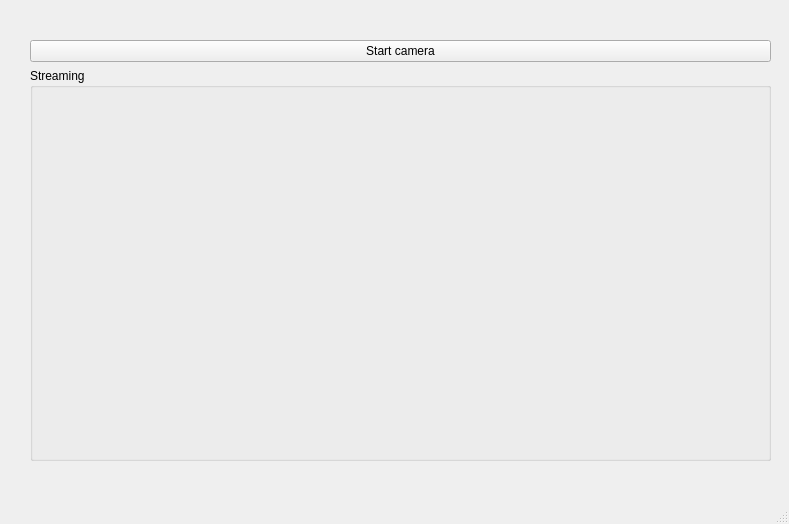
<?xml version="1.0" encoding="UTF-8"?>
<ui version="4.0">
 <class>MainWindow</class>
 <widget class="QMainWindow" name="MainWindow">
  <property name="geometry">
   <rect>
    <x>0</x>
    <y>0</y>
    <width>789</width>
    <height>524</height>
   </rect>
  </property>
  <property name="windowTitle">
   <string>MainWindow</string>
  </property>
  <widget class="QWidget" name="centralwidget">
   <widget class="QWidget" name="verticalLayoutWidget">
    <property name="geometry">
     <rect>
      <x>30</x>
      <y>40</y>
      <width>741</width>
      <height>421</height>
     </rect>
    </property>
    <layout class="QVBoxLayout" name="verticalLayout">
     <item>
      <widget class="QPushButton" name="startButton">
       <property name="text">
        <string>Start camera</string>
       </property>
      </widget>
     </item>
     <item>
      <widget class="QGroupBox" name="groupBox">
       <property name="title">
        <string>Streaming</string>
       </property>
       <widget class="QWidget" name="widget" native="true">
        <property name="geometry">
         <rect>
          <x>10</x>
          <y>20</y>
          <width>721</width>
          <height>361</height>
         </rect>
        </property>
       </widget>
      </widget>
     </item>
    </layout>
   </widget>
  </widget>
  <widget class="QMenuBar" name="menubar">
   <property name="geometry">
    <rect>
     <x>0</x>
     <y>0</y>
     <width>789</width>
     <height>25</height>
    </rect>
   </property>
  </widget>
  <widget class="QStatusBar" name="statusbar"/>
 </widget>
 <resources/>
 <connections/>
</ui>
